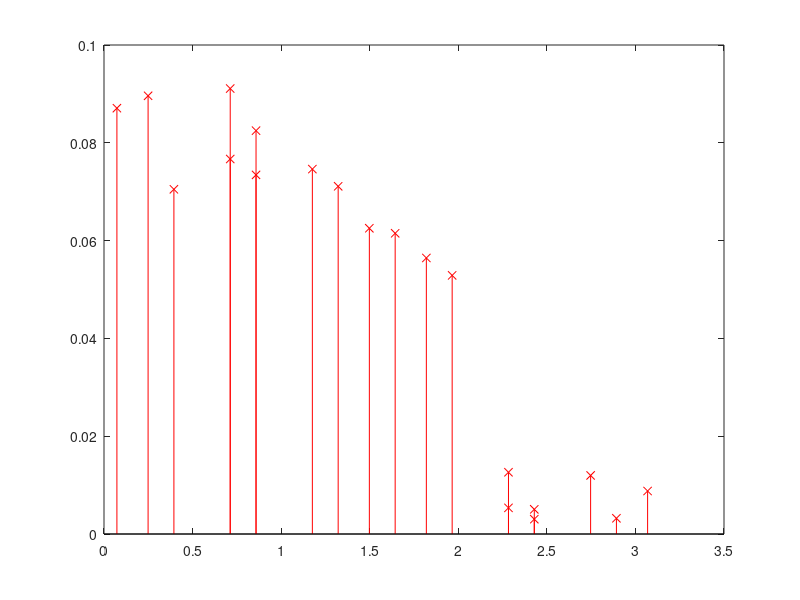

MATLAB code for this plot:
% orien.m

% wide angle:
x = [0.040375020162808015, 0.047221939521796104, 0.007843137254313626, 0.6183780299511946, 0.4159821366659203, 0.3854524945189508, 0.3882550995157424, 0.06383851214029998];

% 90 degrees:
x = [0.32185544479998857, 0.3134557679799086, 0.4159821381879157, 0.3771643949572713, 0.4381640069115338, 0.43024808897799943, 0.1888877602686862, 0.28573680301718696];
x = [0.43816400866113986, 0.8541460941075139, 0.8153279748512094, 0.8543621241802204, 0.03615507705167684, 0.03350589773210105, 0.01616904150926686, 0.2496287146505078];
x = [0.4226270632399103, 0.5981818858281897, 0.6374858167386522, 0.6277221080636742, 0.24613603863995648, 0.22610277644455326, 0.10034841813261482, 0.29723885293308056];

x = [0.428212879134534, 0.834565465698029, 0.7065047755196769, 0.733296812376554, 0.04198740566776456, 0.02862387030141166, 0.06591736187856041, 0.2781919799785802];



x = [0.20546175525344423,0.1631108575919285,0,0.01240108886337472,0.030628430101643046,0.08951146831777772,0.03551131426719865,0.20964810046381133,0.19984615382318674,0.21536517988549467,0.2058730156608013,0.25098039215968193,0.24755629963697567,0.417918534611113,0.05829830881653871,0.17612165939668778];


x = [0.014139416767216565,0.04384447014681271,0,0.017537788058801674,0.0620054443170395,0.03941127694557057,0.07231015260621848,0.08812629433031052,0.08392523356482985,0.09685560027656101,0.09255234291132611,0.08812629433115468,0.301731514686225,0.6418926263676598,0.34261585035492836,0.14057606532247902];




d = [0.06320515595105441,0.010073863499712076,0.07596290886892915,0.07483794330985383,0.07608481971631353,0.08046246076083109,0.05996251823864625,0.041516264568750176,0.025873091441514985,0.03214455814629064,0.05218650917856981,0.04754899175579163,0.09728838167143959,0.08697033024104742,0.07874177781537317,0.09714042483588216];
a = [0,0.39269908169872414,0.7853981633974483,1.1780972450961724,1.5707963267948966,1.9634954084936207,2.356194490192345,2.748893571891069,3.141592653589793,3.5342917352885173,3.9269908169872414,4.319689898685965,4.71238898038469,5.105088062083414,5.497787143782138,5.890486225480862];




a = [3.0431230864693575,-2.748177478178527,-2.705017347146463,2.9785141223393317,2.973792176217653,2.8887565990213435,2.7631407543430773,2.6682446708889076,2.6024501052793063,2.5615797731910255];
x = [0.780402947769001,0.5979931172145143,0.5814349307372424,1.2889719007152634,1.3727165654110438,1.21331647647084,0.9089479204494153,0.6074028625725585,0.37640326587440875,0.2227947687469436];
s = [0.25,0.3401975000435942,0.4629373561436452,0.6299605249474366,0.8572439828530728,1.1665290395761168,1.5874010519681994,2.1601194777846127,2.939468984551197,4];

a = [-3.0271643366750016,-0.9548604045496351,-0.9490930251656847,-0.830619980062543,-0.844930675153836,-0.7759613435511229,-0.8278810983983796,-0.870628629559458,-0.9073888810800516,-0.9463302347969791];
x = [0.3898307246125433,0.8384441370812711,0.7556888888189711,1.130738456365449,1.0854414347704058,0.9315179065384777,0.7219971770348438,0.4975084305760489,0.31469051221216227,0.1885390103519333];




a = [2.313303209270467,-0.5346383482876833,-0.14858316575849656,-1.0364918092085782,-1.241263378155422,-1.2672606497254466,-1.2628414574818114,-1.268834733127612,-1.292374846682242,-1.3349263044110478];
x = [0.9302011879388861,0.5828048626511851,0.5484467482692806,2.26901929827915,2.464090759847104,2.17876715150696,1.5679908529236375,1.015321891563648,0.6231830188416805,0.372428384040032];


a = [0.37862348617783015,-1.9713194348146814,-1.9518326367886893,-2.2706349547901548,-2.879844645024786,-3.1031188957220173,3.1275695658478404,3.0761629285176926,3.023269551851574,2.9700082162880164];
x = [0.20537136148886853,0.459717995698524,0.435875425684141,0.5753741893899974,0.5587215642586381,0.6008096453783899,0.5502155613461084,0.43891684051745455,0.32089731842058433,0.21286064571139648];



a = [-2.7353513350332888,1.8511672239933006,0.5309745895568582,0.9117860815147658,1.834941616531319,1.9660853156926983,0.046486373017534055,-0.5521040211765029,-0.6077182923730421,-0.5276209816533807];
x = [0.07958206874155004,0.26654964651207735,0.18823127700943643,0.3036882561243146,0.0801190123459397,0.03022561735217847,0.017404964661732632,0.02613456909815597,0.021434296215777502,0.010673693402031066];

a = [-0.26660888024150936,-2.894366235733121,3.127328031580468,3.026508731335311,3.070033877868438,3.006724357957435,3.010738988689277,3.0374224868958364,3.0561716851202902,3.058776316253553];
x = [0.6484859253520638,0.11915988651270729,0.047571306951981425,0.1352255841600058,0.10893805325662108,0.07787740596157379,0.05024125640565993,0.031841748095095025,0.020969686300820148,0.014462765142859439];

a = [-2.7353513350332888,1.8511672239933006,0.5309745895568582,0.9117860815147658,1.834941616531319,1.9660853156926983,0.046486373017534055,-0.5521040211765029,-0.6077182923730421,-0.5276209816533807];
x = [0.07958206874155004,0.26654964651207735,0.18823127700943643,0.3036882561243146,0.0801190123459397,0.03022561735217847,0.017404964661732632,0.02613456909815597,0.021434296215777502,0.010673693402031066];

a = [-0.08670322628488417,-2.8876376120064156,-3.0729318534527725,0.9689148841970723,1.1701149564681714,1.1529725298447646,1.0955115875970933,1.0181516804509099,0.9896874283198367,0.9786813675895998];
x = [0.3113024603783524,0.47184079152069786,0.5191807228991782,0.618119174158443,0.45000153925584585,0.29016649201576056,0.19790786389128914,0.13023660530628456,0.08275369075130419,0.04976030248408893];





x = [0.3636290237298194,0.6044306486931582,0.04539543883334915,0.1179734035825778,0.08207235111994239,0.7182896512282709,0.5510466780276085,0.5635882185787128];
y = [0.3546606274984515,0.11385900253511272,0.6728942123949218,0.6003162476456931,0.6362173001083286,0,0.1672429732006624,0.15470143264955816];




x = [0.3150462393810931,0.3139215072474013,0.08671899767003098,0.24421015651375766,0.3977251733511856,0.08084520862277773,0.1008232165047995,0.3063345072193889];
y = [0.08267893397009252,0.08380366610378431,0.31100617568115463,0.15351501683742796,0,0.3168799647284079,0.2969019568463861,0.09139066613179675];


x = [0.38441375248970755,0.15379350236234052,0.027169424432687835,0.49830161375409243,0.4076545567031848,0.40566916822509763,0.36695490400914804,0.44106752467470883];
y = [0.11388786126438488,0.3445081113917519,0.4711321893214046,0,0.09064705705090764,0.0926324455289948,0.1313467097449444,0.0572340890793836];



x = [0.5529272721248483,0.31742912108543886,0.016637806512661044,0.04331514214235214,0.04313725584060248,1.0646751872855476,1.0264251717806676,1.0859346805901555];
y = [0.5330074084653073,0.7685055595047167,1.0692968740774944,1.0426195384478034,1.042797424749553,0.021259493304607968,0.05950950880948791,0];


x = [1.3835848858384237,1.6290026250430611,1.897999953900996,2.1935097132884347,2.531849547798326,2.935709485168682,3.4336139136735766,4.10301837205471,5.144461014038454,6.294644801307848,5.385914227480943,5.282799415534413,5.778133159928487,6.745684338671506,6.1583704693341925,1.326286351365632,1.3280108359910365,1.5477861076571262,1.4710350788581787,1.885395114918455];
y = [1.3982271840215978,1.6758156402721462,1.9913195392806948,2.3507090302375615,2.771560558172808,3.3049494155967083,3.8681253374989377,4.346615932605517,4.638260488087837,4.782809655362099,4.696609446339785,3.998819452262166,3.2071328643700907,3.057010192601362,3.072702313228582,2.0169300184776713,2.172020682087586,2.3060677260225937,2.206089998585633,1.5291370710938799];




x = [1.6196086211219936,1.9840556349102356,2.3959289679023406,2.8519807808362847,3.347934535815717,3.8696375677571515,4.465423315742358,5.0821610759624996,6.055135615365777,6.921267180548619,7.469970793283496,7.425548901342123,7.264178299921469,6.585690465023268,4.5115443982112735,6.703218810374028,6.446375120684355,6.101735338047603,5.12713582206122,2.3793522434716143];
y = [2.0471714592260173,2.4332649894280265,2.857706812688722,3.322612611372317,3.8395246451457616,4.346767764186852,4.948288203716834,5.867113210084468,6.200712276008083,6.265571923753902,5.772605371975613,5.615991862247352,5.604178737898277,5.137275824996706,5.059889410153302,5.957608862417383,5.598940526443374,4.382613172437665,3.9301474045140914,3.0840043111631092];



x = [0.8515100370280612,1.0813539621777377,1.360878583792311,1.6912307522082561,2.0637824703246657,2.466179814407644,2.9278442605604607,3.505424791053599,4.335582517173296,5.14039923825991,4.2044129676639965,3.825535775954277,3.9152073301443733,4.428390615694801,3.942363855412828,0.4763836979379215,0.47673040683718737,0.5556525686290482,0.5269342724615147,1.26094382185491];
y = [0.7322235628335538,0.9315519503298751,1.173848677998493,1.4626194934702113,1.8003974785931214,2.195625373557619,2.602242233978089,2.959049270353067,3.18469259108212,3.2338346852923925,3.0702527309071614,2.424483846926661,1.8150074592814351,1.7372883169701145,1.7966593271555877,1.070377166532711,1.2913681978287825,1.3232492179736874,1.1910264089385059,0.7083106638781076];










% size(x)

hold off;
% plot(0:(size(x,2)-1),x, 'r-x' );
% plot(a,d, 'r-x' );


% plot(s,x, 'r-x' );
%plot(x, 'r-x' );

hold on;

% plot(s,a, 'b-x' );

% plot(s,y, 'b-x' );


%plot(y, 'b-x' );




sames = [0.020045749031097026,0,0.0018075530936756353,0.04215286212459439,0.03476455308292439,0.017532952426883543,0.004888030051414073,0.02506839950485305,0.09547218573837081,0.10432089790811495,0.010481312344037045,0.02148585501605262,0.09626016796000016,0.10013563552143367,0.10469375761503112,0.036013071604541855,0.024324935796702623,0.10692313365584984,0.10714162842824879,0.046487319096174526];
sAngles = [1.9654024886336035,2.4290500976344096,2.892697706635216,1.3219013798403192,1.6436519342369613,2.4290500976344096,3.068737046147729,2.7469864917510867,0.858253770839513,0.858253770839513,2.28333888275028,2.28333888275028,0.3946061618387065,0.07285560744206429,0.7125425559553835,1.4979407193528318,1.8196912737494741,0.24889494695457695,0.7125425559553835,1.1761901649561897];
diffs = [0.07462108962318534,0.09109782222353971,0.0896120923094699,0.05645000554734051,0.062522873777883,0.07668649898566293,0.087080074422013,0.07049268969795729,0.012623843888173199,0.0053505878949848575,0.08248263999584718,0.07343738522813013,0.011976156822976545,0.008790691285518749,0.00504411345600163,0.061496645932998376,0.07110378448410168,0.003211663452101901,0.003032070265845392,0.052887270706268856];
dAngles = [1.1761901649561899,0.7125425559553838,0.24889494695457784,1.8196912737494741,1.497940719352832,0.7125425559553838,0.07285560744206734,0.39460616183870706,2.28333888275028,2.28333888275028,0.858253770839513,0.858253770839513,2.7469864917510862,3.0687370461477257,2.429050097634409,1.643651934236961,1.321901379840319,2.8926977066352153,2.429050097634409,1.9654024886336035];




hold off;
stem(dAngles,diffs, 'r-x' );
%stem(sAngles,sames, 'b-x' );
hold on;
% 
